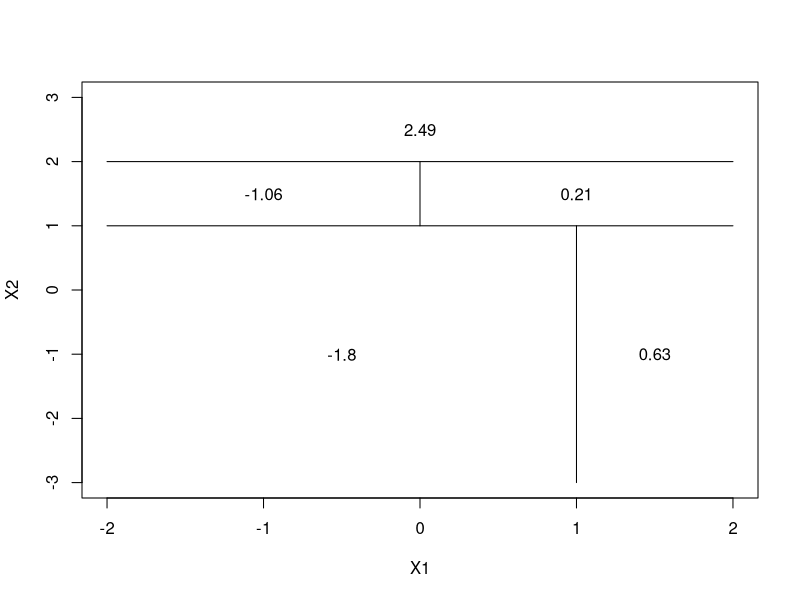

Reproduce this figure in R.
#Problem2(b)
par(xpd = NA)
plot(NA, NA, type = "n", xlim = c(-2, 2), ylim = c(-3, 3), xlab = "X1", ylab = "X2")
# plot X2 < 1
lines(x = c(-2, 2), y = c(1, 1))
# plot X1 < 1 with X2 < 1
lines(x = c(1, 1), y = c(-3, 1))
text(x = (-2 + 1)/2, y = -1, labels = c(-1.8))
text(x = 1.5, y = -1, labels = c(0.63))
# plot X2 < 2 with X2 >= 1
lines(x = c(-2, 2), y = c(2, 2))
text(x = 0, y = 2.5, labels = c(2.49))
# plot X1 < 0 with X2<2 and X2>=1
lines(x = c(0, 0), y = c(1, 2))
text(x = -1, y = 1.5, labels = c(-1.06))
text(x = 1, y = 1.5, labels = c(0.21))